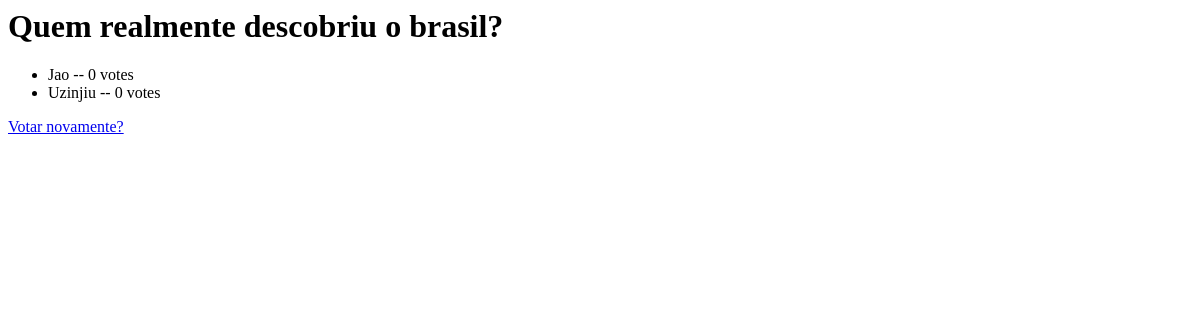
/polls/1/results/, run on an earlier commit of the app's database.
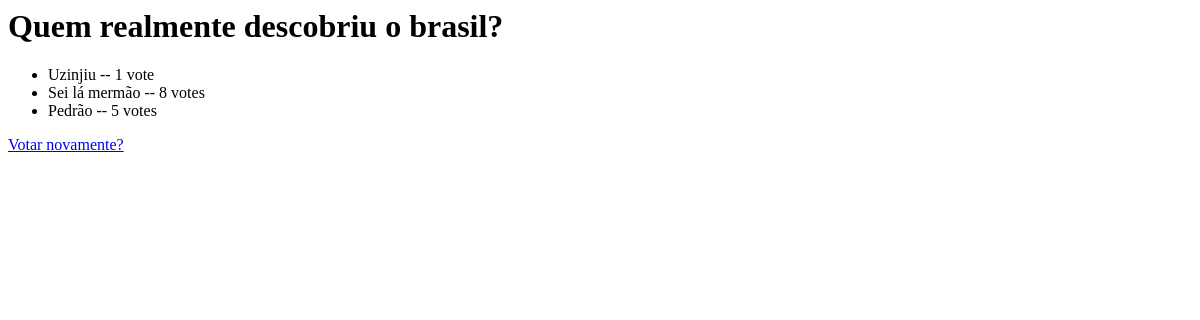
And on a later commit of the database.
### polls/models.py (models this page shows, shortened)
class Choice(models.Model):
    question = models.ForeignKey(Question, on_delete=models.CASCADE)
    choice_text = models.CharField(max_length=200)
    votes = models.IntegerField(default=0)

### polls/views.py (the view)
# urls.py: path('<int:pk>/results/', views.ResultsView.as_view(), name='results'),
class ResultsView(generic.DetailView):
    model = Question
    template_name = 'polls/results.html'

### polls/templates/polls/results.html
<h1>{{ question.question_text }}</h1>
<ul>
    {% for choice in question.choice_set.all %}
        <li>{{ choice.choice_text }} -- {{ choice.votes }} vote{{ choice.votes|pluralize }}</li>
    {% endfor %}
</ul>
<a href="{% url 'polls:detail' question.id %}">Votar novamente?</a>

What changed in the data, as far as the page shows it:
no longer on this page (row edited): Choice: choice_text "Jao", votes "0"
changed Choice "Uzinjiu": votes "0" → "1"
added Choice: choice_text "Sei lá mermão", votes "8"
added Choice: choice_text "Pedrão", votes "5"
